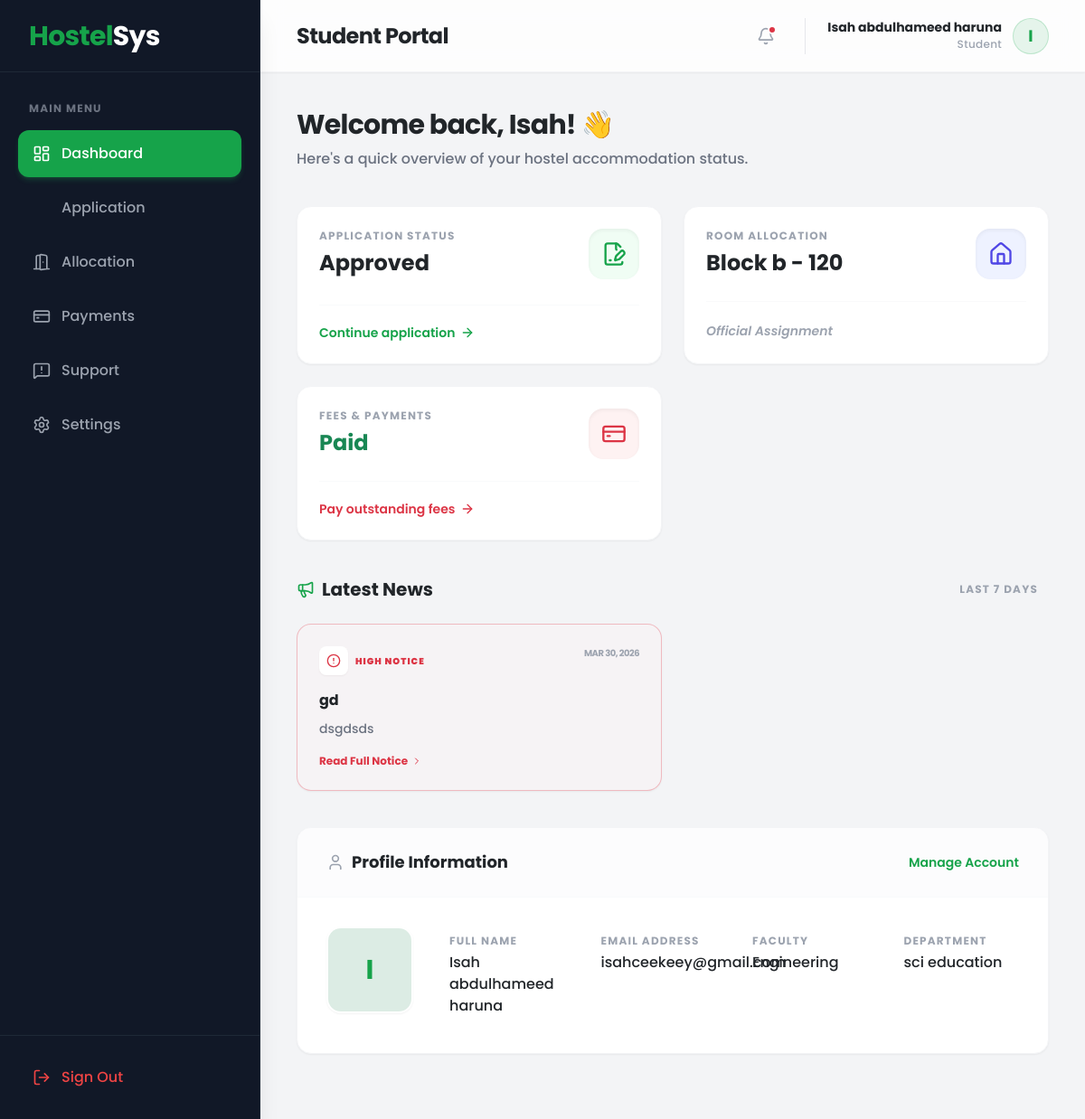
The app's page /student/dashboard.php (signed in) with its own data.
### tables this page shows
CREATE TABLE `users` (
  `id` int(11) NOT NULL,
  `fullname` varchar(100) NOT NULL,
  `email` varchar(100) NOT NULL,
  `phone` varchar(20) DEFAULT NULL,
  `faculty` varchar(100) DEFAULT NULL,
  `department` varchar(100) DEFAULT NULL,
  `profile_pic` varchar(255) DEFAULT NULL,
  `profile_completed` tinyint(1) DEFAULT 0,
  `password` varchar(255) NOT NULL,
  `role` enum('student','admin','staff') DEFAULT 'student',
  `created_at` timestamp NOT NULL DEFAULT current_timestamp()
);

CREATE TABLE `applications` (
  `id` int(11) NOT NULL,
  `student_id` int(11) NOT NULL,
  `preferred_block` varchar(50) NOT NULL,
  `room_type` enum('Standard','Premium') DEFAULT 'Standard',
  `status` enum('pending','approved','rejected') DEFAULT 'pending',
  `created_at` timestamp NOT NULL DEFAULT current_timestamp()
);

CREATE TABLE `rooms` (
  `id` int(11) NOT NULL,
  `block_name` varchar(50) NOT NULL,
  `room_number` varchar(50) NOT NULL,
  `capacity` int(11) NOT NULL DEFAULT 4,
  `current_occupancy` int(11) NOT NULL DEFAULT 0,
  `room_type` enum('Standard','Premium') DEFAULT 'Standard',
  `status` enum('available','full','maintenance') DEFAULT 'available',
  `created_at` timestamp NOT NULL DEFAULT current_timestamp()
);

CREATE TABLE `payments` (
  `id` int(11) NOT NULL,
  `student_id` int(11) NOT NULL,
  `allocation_id` int(11) DEFAULT NULL,
  `amount` decimal(10,2) NOT NULL,
  `reference_code` varchar(100) NOT NULL,
  `payment_method` varchar(50) DEFAULT 'Bank Transfer',
  `status` enum('pending','paid','failed') DEFAULT 'pending',
  `paid_at` timestamp NULL DEFAULT NULL,
  `created_at` timestamp NOT NULL DEFAULT current_timestamp()
);

CREATE TABLE `announcements` (
  `id` int(11) NOT NULL,
  `title` varchar(255) NOT NULL,
  `content` text NOT NULL,
  `priority` enum('Low','Medium','High') DEFAULT 'Low',
  `created_at` timestamp NOT NULL DEFAULT current_timestamp()
);

### student/dashboard.php (the view, shortened to what the rows shown need)
<?php
require_once '../config/database.php';
$user_id = $_SESSION['user_id'];
$student_sql = "SELECT fullname, email, faculty, department FROM users WHERE id = ?";
$stmt = mysqli_stmt_init($conn);
if (mysqli_stmt_prepare($stmt, $student_sql)) {
    mysqli_stmt_bind_param($stmt, "i", $user_id);
    mysqli_stmt_execute($stmt);
    $student_res = mysqli_stmt_get_result($stmt);
    $student = mysqli_fetch_assoc($student_res);
} else {
    die("Database access error.");
}
$app_sql = "SELECT status FROM applications WHERE student_id = ? ORDER BY id DESC LIMIT 1";
$app_stmt = mysqli_stmt_init($conn);
mysqli_stmt_prepare($app_stmt, $app_sql);
mysqli_stmt_bind_param($app_stmt, "i", $user_id);
mysqli_stmt_execute($app_stmt);
$app_res = mysqli_stmt_get_result($app_stmt);
$application = mysqli_fetch_assoc($app_res);
$app_status = $application ? ucfirst($application['status']) : "Not Started";
$room_sql = "SELECT r.block_name, r.room_number FROM allocations a JOIN rooms r ON a.room_id = r.id WHERE a.student_id = ? AND a.status = 'active'";
$room_stmt = mysqli_stmt_init($conn);
mysqli_stmt_prepare($room_stmt, $room_sql);
mysqli_stmt_bind_param($room_stmt, "i", $user_id);
mysqli_stmt_execute($room_stmt);
$room_res = mysqli_stmt_get_result($room_stmt);
$allocation = mysqli_fetch_assoc($room_res);
$room_allocated = $allocation ? $allocation['block_name'] . " - " . $allocation['room_number'] : "Not Assigned";
$pay_sql = "SELECT status FROM payments WHERE student_id = ? ORDER BY id DESC LIMIT 1";
$pay_stmt = mysqli_stmt_init($conn);
mysqli_stmt_prepare($pay_stmt, $pay_sql);
mysqli_stmt_bind_param($pay_stmt, "i", $user_id);
mysqli_stmt_execute($pay_stmt);
$pay_res = mysqli_stmt_get_result($pay_stmt);
$payment = mysqli_fetch_assoc($pay_res);
$payment_text = $payment ? ucfirst($payment['status']) : "Unpaid";
$payment_class = ($payment_text == 'Paid') ? 'text-success' : 'text-danger';
$news_sql = "SELECT * FROM announcements WHERE created_at >= DATE_SUB(NOW(), INTERVAL 7 DAY) ORDER BY created_at DESC";
$news_res = mysqli_query($conn, $news_sql);
$news = [];
if($news_res) {
    while($row = mysqli_fetch_assoc($news_res)) {
        $news[] = $row;
    }
}
?>
<!DOCTYPE html>
<html lang="en">
<head>
    <link rel="stylesheet" href="https://cdnjs.cloudflare.com/ajax/libs/animate.css/4.1.1/animate.min.css"/>
    <script src="https://cdn.tailwindcss.com"></script>
</head>
<body class="font-sans text-dark flex h-screen overflow-hidden antialiased">
    <main class="flex-1 flex flex-col h-full overflow-hidden relative z-10">
        <header class="h-20 bg-white/80 backdrop-blur-md shadow-sm flex items-center justify-between px-6 lg:px-10 border-b border-gray-100 z-10 sticky top-0">
            <div class="flex items-center gap-4">
                <h1 class="text-2xl font-bold text-dark hidden sm:block tracking-tight">Student Portal</h1>
            </div>
            <div class="flex items-center gap-4 lg:gap-6">
                <div class="flex items-center gap-3 pl-4 lg:pl-6 border-l border-gray-200 cursor-pointer group">
                    <div class="hidden md:block text-right">
                        <p class="font-bold text-dark text-sm leading-tight group-hover:text-primary transition">
                            <?php echo htmlspecialchars($student['fullname']); ?>
                        </p>
                        <p class="text-gray-400 text-xs mt-0.5 font-medium tracking-wide text-uppercase">Student</p>
                    </div>
                    <div class="w-10 h-10 rounded-full bg-primary/10 text-primary flex items-center justify-center font-bold text-lg border border-primary/20 group-hover:bg-primary group-hover:text-white transition duration-300">
                        <?php echo strtoupper(substr($student['fullname'], 0, 1)); ?>
                    </div>
                </div>
            </div>
        </header>
        <div class="flex-1 overflow-y-auto p-6 lg:p-10">
            <div class="mb-10 animate__animated animate__fadeInDown">
                <h2 class="text-3xl font-bold text-dark mb-2 tracking-tight">
                    Welcome back, <?php echo htmlspecialchars(explode(' ', trim($student['fullname']))[0]); ?>! 👋
                </h2>
                <p class="text-gray-500 font-medium">Here's a quick overview of your hostel accommodation status.</p>
            </div>
            <div class="grid grid-cols-1 md:grid-cols-2 xl:grid-cols-3 gap-6 mb-10">
                <div class="bg-white rounded-2xl shadow-sm border border-gray-100 p-6 flex flex-col hover:shadow-xl hover:scale-[1.02] transition-all duration-300 animate__animated animate__fadeInUp animate__delay-1s">
                    <div class="flex justify-between items-start mb-6">
                        <div>
                            <p class="text-xs font-bold text-gray-400 uppercase tracking-widest mb-1.5">Application Status</p>
                            <h3 class="text-2xl font-bold text-dark"><?php echo $app_status; ?></h3>
                        </div>
                    </div>
                </div>
                <div class="bg-white rounded-2xl shadow-sm border border-gray-100 p-6 flex flex-col hover:shadow-xl hover:scale-[1.02] transition-all duration-300 animate__animated animate__fadeInUp animate__delay-2s">
                    <div class="flex justify-between items-start mb-6">
                        <div>
                            <p class="text-xs font-bold text-gray-400 uppercase tracking-widest mb-1.5">Room Allocation</p>
                            <h3 class="text-2xl font-bold text-dark"><?php echo $room_allocated; ?></h3>
                        </div>
                    </div>
                </div>
                <div class="bg-white rounded-2xl shadow-sm border border-gray-100 p-6 flex flex-col hover:shadow-xl hover:scale-[1.02] transition-all duration-300 animate__animated animate__fadeInUp animate__delay-3s">
                    <div class="flex justify-between items-start mb-6">
                        <div>
                            <p class="text-xs font-bold text-gray-400 uppercase tracking-widest mb-1.5">Fees & Payments</p>
                            <h3 class="text-2xl font-bold text-dark <?php echo $payment_class; ?>"><?php echo $payment_text; ?></h3>
                        </div>
                    </div>
                </div>
            </div>
            <div class="mb-10 animate__animated animate__fadeInUp animate__delay-3s">
                <?php if(empty($news)): ?>
                    <div class="bg-white rounded-2xl p-10 border border-dashed border-gray-200 text-center">
                        <i data-lucide="bell-off" class="w-10 h-10 text-gray-300 mx-auto mb-3"></i>
                        <p class="text-gray-400 font-medium italic">No new announcements at this time.</p>
                    </div>
                <?php else: ?>
                    <div class="grid grid-cols-1 md:grid-cols-2 gap-6">
                        <?php foreach($news as $a): ?>
                            <?php
                                $border = 'border-gray-100';
                                $bg = 'bg-white';
                                $iconColor = 'text-primary';
                                if($a['priority'] == 'High') {
                                    $border = 'border-danger/30';
                                    $bg = 'bg-red-50/30';
                                    $iconColor = 'text-danger';
                                } elseif ($a['priority'] == 'Medium') {
                                    $border = 'border-warning/30';
                                    $bg = 'bg-yellow-50/30';
                                    $iconColor = 'text-warning';
                                }
                            ?>
                            <div class="<?php echo $bg; ?> border <?php echo $border; ?> rounded-2xl p-6 shadow-sm hover:shadow-md transition duration-300">
                                <div class="flex justify-between items-start mb-4">
                                    <div class="flex items-center gap-2">
                                        <div class="w-8 h-8 rounded-lg bg-white shadow-sm flex items-center justify-center <?php echo $iconColor; ?>">
                                            <i data-lucide="alert-circle" class="w-4 h-4"></i>
                                        </div>
                                        <span class="text-[10px] font-black uppercase tracking-widest <?php echo $iconColor; ?>">
                                            <?php echo $a['priority']; ?> Notice
                                        </span>
                                    </div>
                                    <span class="text-[10px] font-bold text-gray-400 uppercase tracking-tighter">
                                        <?php echo date('M d, Y', strtotime($a['created_at'])); ?>
                                    </span>
                                </div>
                                <h4 class="font-bold text-dark mb-2"><?php echo htmlspecialchars($a['title']); ?></h4>
                                <p class="text-sm text-gray-500 leading-relaxed font-medium mb-4 line-clamp-2">
                                    <?php echo nl2br(htmlspecialchars($a['content'])); ?>
                                </p>
                                <button onclick="showAnnouncement('<?php echo addslashes($a['title']); ?>', '<?php echo addslashes(nl2br($a['content'])); ?>', '<?php echo $a['priority']; ?>', '<?php echo date('M d, Y', strtotime($a['created_at'])); ?>')"
                                    class="text-xs font-bold <?php echo $iconColor; ?> hover:underline flex items-center gap-1">
                                    Read Full Notice <i data-lucide="chevron-right" class="w-3 h-3"></i>
                                </button>
                            </div>
                        <?php endforeach; ?>
                    </div>
                <?php endif; ?>
            </div>
            <div class="bg-white rounded-2xl shadow-sm border border-gray-100 overflow-hidden mb-8 animate__animated animate__fadeInUp animate__delay-4s">
                <div class="p-8">
                    <div class="flex flex-col md:flex-row gap-8 items-center md:items-start">
                        <div class="w-24 h-24 rounded-2xl bg-gray-100 border-2 border-white shadow-sm overflow-hidden flex-shrink-0">
                            <?php if(!empty($student['profile_pic'])): ?>
                                <img src="../public/uploads/profiles/<?php echo $student['profile_pic']; ?>" class="w-full h-full object-cover">
                            <?php else: ?>
                                <div class="w-full h-full bg-primary/10 text-primary flex items-center justify-center font-bold text-3xl">
                                    <?php echo strtoupper(substr($student['fullname'], 0, 1)); ?>
                                </div>
                            <?php endif; ?>
                        </div>
                        <dl class="flex-1 grid grid-cols-1 md:grid-cols-2 lg:grid-cols-4 gap-8">
                            <div class="hover:translate-x-2 transition p-2 hover:bg-gray-50 rounded-lg">
                                <dt class="text-xs font-bold text-gray-400 uppercase tracking-widest mb-1">Full Name</dt>
                                <dd class="text-base text-dark font-medium"><?php echo htmlspecialchars($student['fullname']); ?></dd>
                            </div>
                            <div class="hover:translate-x-2 transition p-2 hover:bg-gray-50 rounded-lg">
                                <dt class="text-xs font-bold text-gray-400 uppercase tracking-widest mb-1">Email Address</dt>
                                <dd class="text-base text-dark font-medium"><?php echo htmlspecialchars($student['email']); ?></dd>
                            </div>
                            <div class="hover:translate-x-2 transition p-2 hover:bg-gray-50 rounded-lg">
                                <dt class="text-xs font-bold text-gray-400 uppercase tracking-widest mb-1">Faculty</dt>
                                <dd class="text-base text-dark font-medium"><?php echo htmlspecialchars($student['faculty']); ?></dd>
                            </div>
                            <div class="hover:translate-x-2 transition p-2 hover:bg-gray-50 rounded-lg">
                                <dt class="text-xs font-bold text-gray-400 uppercase tracking-widest mb-1">Department</dt>
                                <dd class="text-base text-dark font-medium"><?php echo htmlspecialchars($student['department']); ?></dd>
                            </div>
                        </dl>
                    </div>
                </div>
            </div>
        </div>
    </main>
</body>
</html>

### records on screen
users: fullname "Isah abdulhameed haruna", fullname "I", fullname "Isah", email "isahceekeey@gmail.com", faculty "Engineering", department "sci education"
applications: status "Approved"
rooms: room_allocated "Block b - 120"
payments: status "Paid"
announcements: priority "HIGH", created_at "MAR 30, 2026", title "gd", content "dsgdsds"

### other values on screen
$item['label'] "Dashboard"
$item['label'] "Application"
$item['label'] "Allocation"
$item['label'] "Payments"
$item['label'] "Support"
$item['label'] "Settings"
